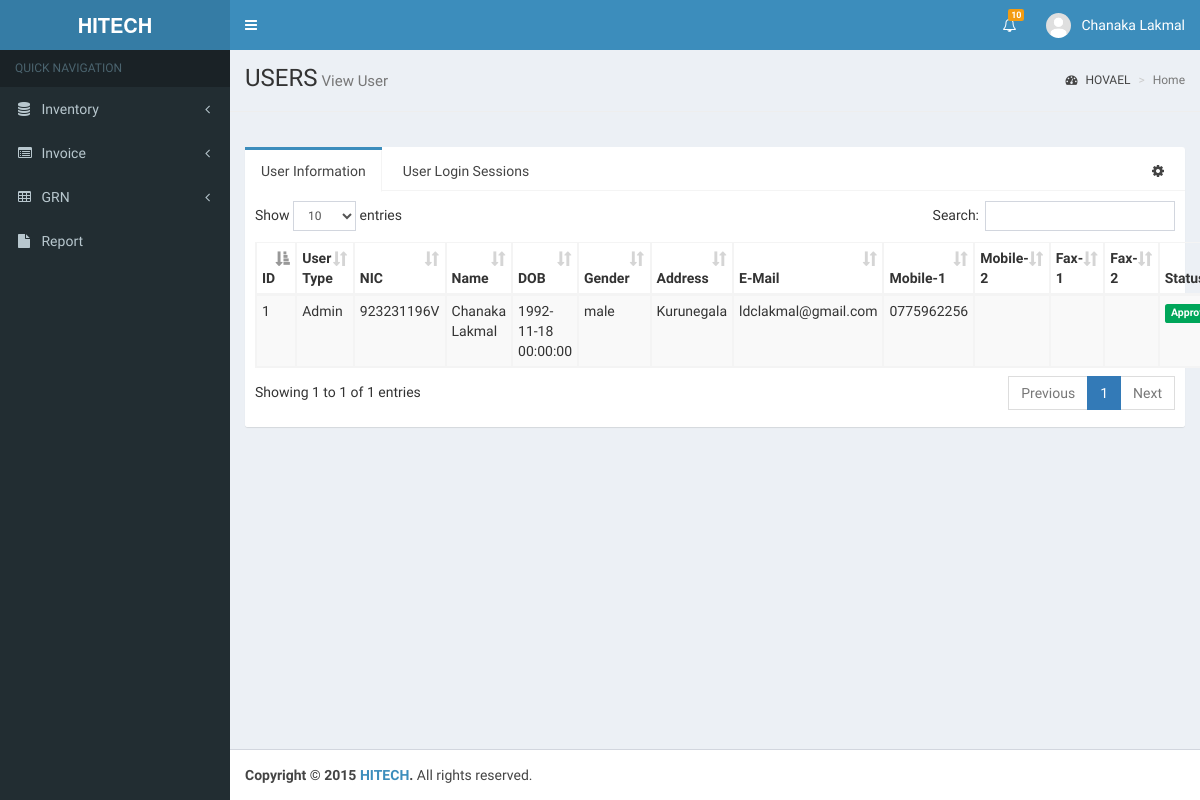
/ViewUser.php (signed in), run on an earlier commit of the app's database.
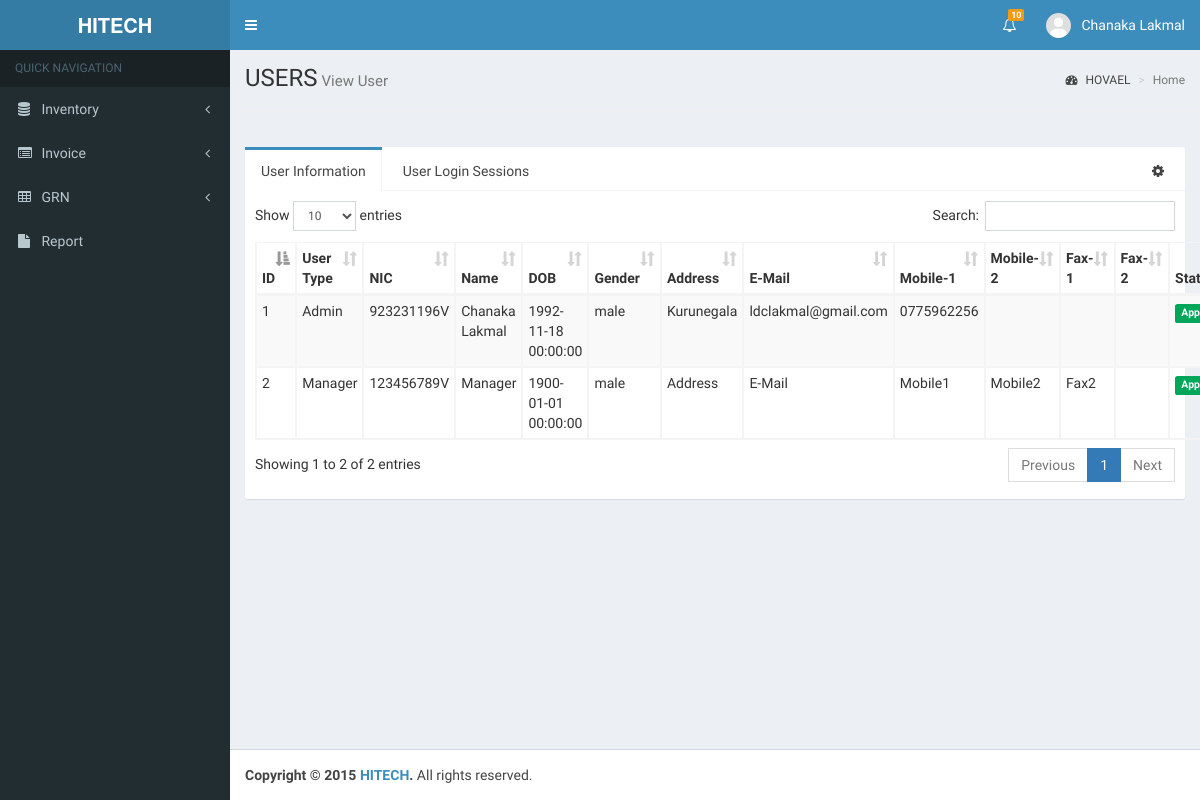
And on a later commit of the database.
### tables this page shows
CREATE TABLE `user` (
  `iduser` int(11) NOT NULL AUTO_INCREMENT,
  `idtype` int(11) NOT NULL,
  `nic` varchar(45) DEFAULT NULL,
  `name` varchar(75) DEFAULT NULL,
  `dob` datetime DEFAULT NULL,
  `gender` varchar(45) DEFAULT NULL,
  `address` text,
  `email` varchar(75) DEFAULT NULL,
  `mobile1` varchar(45) DEFAULT NULL,
  `mobile2` varchar(45) DEFAULT NULL,
  `fax1` varchar(45) DEFAULT NULL,
  `fax2` varchar(45) DEFAULT NULL,
  `pw` varchar(100) DEFAULT NULL,
  `status` tinyint(4) DEFAULT NULL,
  PRIMARY KEY (`iduser`),
  KEY `fk_user_type1_idx` (`idtype`),
  CONSTRAINT `fk_user_type1` FOREIGN KEY (`idtype`) REFERENCES `type` (`idtype`) ON DELETE NO ACTION ON UPDATE NO ACTION
);

CREATE TABLE `type` (
  `idtype` int(11) NOT NULL AUTO_INCREMENT,
  `type` varchar(45) DEFAULT NULL,
  PRIMARY KEY (`idtype`)
);

### ViewUser.php (the view, shortened to what this page needs)
<!DOCTYPE html>
<html>
    <head>
        <link rel="stylesheet" type="text/css" href="css/bootstrap.min.css">
        <link href="https://maxcdn.bootstrapcdn.com/font-awesome/4.3.0/css/font-awesome.min.css" rel="stylesheet" type="text/css" />
        <link href="https://code.ionicframework.com/ionicons/2.0.1/css/ionicons.min.css" rel="stylesheet" type="text/css" />
        <link href="plugins/datatables/dataTables.bootstrap.css" rel="stylesheet" type="text/css" />
        <link href="dist/css/AdminLTE.min.css" rel="stylesheet" type="text/css" />
        <link href="dist/css/skins/skin-blue.min.css" rel="stylesheet" type="text/css" />
        <link href="css/hover.css" rel="stylesheet" type="text/css" />
    </head>
    <body class="skin-blue sidebar-mini">
        <div class="wrapper">
            <?php include './Header.php'; ?>
            <?php include './SideBar.php'; ?>
            <div class="content-wrapper">
                <section class="content-header">
                    <h1>
                        USERS<small>View User</small>
                    </h1>
                    <ol class="breadcrumb">
                        <li><a href="Home.php"><i class="fa fa-dashboard"></i> HOVAEL</a></li>
                        <li class="active">Home</li>
                    </ol>
                </section>
                <hr>
                <section class="content">
                    <div class="row">
                        <div class="col-xs-12">
                            <div class="row">
                                <div class="col-md-12">
                                    <div class="nav-tabs-custom">
                                        <ul class="nav nav-tabs">
                                            <li class="active"><a href="#tab_1" data-toggle="tab">User Information</a></li>
                                            <li><a href="#tab_2" data-toggle="tab">User Login Sessions</a></li>
                                            <li class="pull-right"><a href="#" class="text-muted"><i class="fa fa-gear"></i></a></li>
                                        </ul>
                                        <div class="tab-content">
                                            <div class="tab-pane active" id="tab_1">
                                                <table id="table_user" class="table table-bordered table-striped table-condensed">
                                                    <thead>
                                                        <tr>
                                                            <th>ID</th>
                                                            <th>User Type</th>
                                                            <th>NIC</th>
                                                            <th>Name</th>
                                                            <th>DOB</th>
                                                            <th>Gender</th>
                                                            <th>Address</th>
                                                            <th>E-Mail</th>
                                                            <th>Mobile-1</th>
                                                            <th>Mobile-2</th>
                                                            <th>Fax-1</th>
                                                            <th>Fax-2</th>
                                                            <th>Status</th>
                                                        </tr>
                                                    </thead>
                                                    <tbody>
                                                        <?php
                                                        include './DBCon.php';
                                                        $res = mysqli_query($con, "SELECT * FROM user JOIN type ON user.idtype=type.idtype");
                                                        while ($row = mysqli_fetch_array($res)) {
                                                            ?>
                                                            <tr>
                                                                <td><?php echo $row[0]; ?></td>
                                                                <td><?php echo $row['type']; ?></td>
                                                                <td><?php echo $row['nic']; ?></td>
                                                                <td><?php echo $row['name']; ?></td>
                                                                <td><?php echo $row['dob']; ?></td>
                                                                <td><?php echo $row['gender']; ?></td>
                                                                <td><?php echo $row['address']; ?></td>
                                                                <td><?php echo $row['email']; ?></td>
                                                                <td><?php echo $row['mobile1']; ?></td>
                                                                <td><?php echo $row['mobile2']; ?></td>
                                                                <td><?php echo $row['fax1']; ?></td>
                                                                <td><?php echo $row['fax2']; ?></td>
                                                                <td>
                                                                    <?php
                                                                    $user_status = $row['status'];
                                                                    if ($user_status == '1') {
                                                                        ?>
                                                                        <span class="label label-success">Approved</span>
                                                                    <?php } else if ($user_status == '0') { ?>
                                                                        <span class="label label-warning">Pending</span>
                                                                    <?php } else { ?>
                                                                        <span class="label label-danger">Denied</span>
                                                                    <?php } ?>
                                                                </td>
                                                            </tr>
                                                        <?php } ?>
                                                    </tbody>
                                                </table>
                                            </div>
                                        </div>
                                    </div>
                                </div>
                            </div>
                        </div>
                    </div>
                </section>
            </div>
            <?php include './Footer.php'; ?>
        </div>
    </body>
</html>

### Header.php (shortened to what this page needs)
<header class="main-header">
    <a href="Index.php" class="logo">
        <span class="logo-lg"><b>HITECH</b></span>
    </a>
    <nav class="navbar navbar-static-top" role="navigation">
        <a href="#" class="sidebar-toggle" data-toggle="offcanvas" role="button">
        </a>
        <div class="navbar-custom-menu">
            <ul class="nav navbar-nav">
                <li class="dropdown notifications-menu">
                    <a href="#" class="dropdown-toggle" data-toggle="dropdown">
                        <i class="fa fa-bell-o"></i>
                        <span class="label label-warning">10</span>
                    </a>
                </li>
                <li class="dropdown user user-menu">
                    <a href="#" class="dropdown-toggle" data-toggle="dropdown">
                        <img src="img/user.png" class="user-image" alt="User Image"/>
                        <span class="hidden-xs">
                            <?php echo $_SESSION['name']; ?>
                        </span>
                    </a>
                </li>
            </ul>
        </div>
    </nav>
</header>

### SideBar.php (shortened to what this page needs)
<aside class="main-sidebar">
    <section class="sidebar">
        <ul class="sidebar-menu">
            <li class="header">QUICK NAVIGATION</li>
            <li class="treeview">
                <a href="#"><i class='fa fa-database'></i> <span>Inventory</span> <i class="fa fa-angle-left pull-right"></i></a>
            </li>
            <li class="treeview">
                <a href="#"><i class='fa fa-list-alt'></i> <span>Invoice</span> <i class="fa fa-angle-left pull-right"></i></a>
            </li>
            <li class="treeview">
                <a href="#"><i class='fa fa-table'></i> <span>GRN</span> <i class="fa fa-angle-left pull-right"></i></a>
            </li>
            <li><a href="#"><i class='fa fa-file'></i> <span>Report</span></a></li>
        </ul>
    </section>
</aside>

### Footer.php
<footer class="main-footer">
    <strong>Copyright &copy; 2015 <a href="http://www.hovael.com/">HITECH</a>.</strong> All rights reserved.
</footer>

What changed in the data, as far as the page shows it:
added user: iduser "2", idtype.type "Manager", nic "123456789V", name "Manager", dob "1900-01-01 00:00:00", gender "male", address "Address", email "E-Mail", mobile1 "Mobile1", mobile2 "Mobile2", fax1 "Fax2", status "Approved"
Also different on the page:
text written by a page script: "Show entries Search: Showing 1 to 1 of 1 entries Previous 1 Next" → "Show entries Search: Showing 1 to 2 of 2 entries Previous 1 Next"
